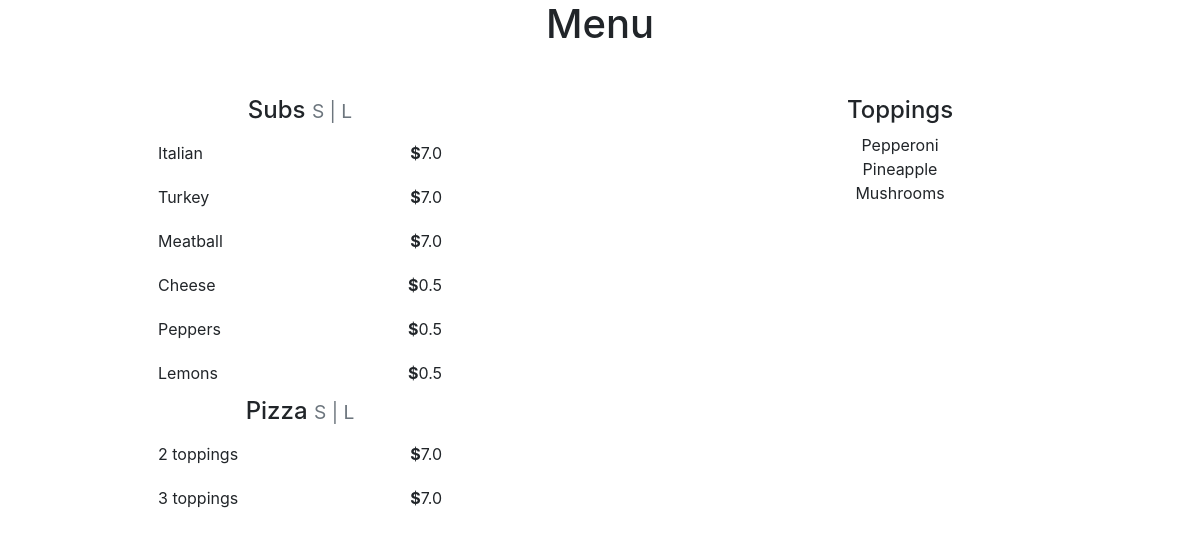
The app's page / (signed in) with its own data.
### orders/models.py (models this page shows, shortened)
class Category(models.Model):
    name = models.CharField(max_length=100)
    class Meta:
        managed = True

class Type(models.Model):
    ZERO = 0
    ONE = 1
    TWO = 2
    THREE = 3
    FOUR = 4
    TOPPING_NUMBER = (
        (ZERO, 'Zero'),
        (ONE, 'One'),
        (TWO, 'Two'),
        (THREE, 'Three'),
        (FOUR, 'Four'),
    )
    name = models.CharField(max_length=200)
    category = models.ForeignKey(Category, on_delete=models.CASCADE, related_name="type")
    topping_number_allowed = models.IntegerField(choices=TOPPING_NUMBER, default=ZERO)
    class Meta:
        managed = True

class Extra(models.Model):
    name = models.CharField(max_length=100)
    sub = models.ManyToManyField(Type, blank=True,through='S_Membership', related_name='extras')
    price = models.DecimalField(max_digits=10, decimal_places=2)
    class Meta:
        managed = True

class Topping(models.Model):
    name = models.CharField(max_length=100)
    pizza = models.ManyToManyField(Type, through='P_Membership', related_name='toppings')
    class Meta:
        managed = True

### orders/views.py (the view)
# urls.py: path("", views.index, name="index"),
def index(request):
    if not request.user.is_authenticated:
        return render(request, "users/login.html", {"message": None})
    menu = {}
    toppings_dict = {}
    extras_dict = {}
    types = Type.objects.all()
    categories = Category.objects.all()
    extras = Extra.objects.all()
    toppings = Topping.objects.all()
    for cat in categories:
            for type in types:
                if type.category == cat:
                    menu.setdefault(cat.name, {}).setdefault(type.name, {})["id"] = type.id
                    try:
                        menu[cat.name][type.name]["large_price"] = float(type.price.get(size="Large").price)
                    except:
                        print("no price for large")
                    try:
                        menu[cat.name][type.name]["small_price"] = float(type.price.get(size="Small").price)
                    except:
                        print("no price for small")
                    try:
                        menu[cat.name][type.name]["one_price"] = float(type.price.get(size="N/A").price)
                    except:
                        print("no price for n/a")
    for extra in extras:
        extras_dict.setdefault(extra.name, {})["id"] = extra.id
        extras_dict[extra.name]["price"] = float(extra.price)
    for topping in toppings:
        toppings_dict[topping.name] = topping.id
    context = {
        "menu": menu,
        "extras": extras_dict,
        "toppings": toppings_dict
    }
    return render(request, "orders/menu.html", context)

### orders/templates/orders/menu.html (shortened to what this page needs)
{% extends "orders/base.html" %}
{% block body %}
<div>
     <h1 class="m-auto" style="text-align:center">Menu</h1>
</div>
<div class="d-flex justify-content-around">
     <div class="mt-5 w-25 d-flex flex-column">
            {% for key, values in menu.items %}
                    <div class="align-self-center">
                            <h4>{{key}}  <small class="text-muted">S | L</small>
                            </h4>
                    </div>
                    <div class="list-group">
                    {% for k,v in values.items %}
                        <div class="d-flex flex-row mb-1">
                            <div class="mr-auto p-2">
                                {{k}}
                            </div>
                            {% if v.small_price %}
                                <div class="p-2"><b>$</b>{{v.small_price}}</div>
                            {% endif %}
                        </div>
                    {% endfor %}
                    {% if key == "Subs" %}
                         {% for k,v in extras.items %}
                            <div class="d-flex flex-row mb-1">
                                <div class="mr-auto p-2">{{k}}</div>
                                <div class="p-2"><b>$</b>{{v.price}}</div>
                            </div>
                         {% endfor %}
                    {% endif %}
                    </div>
            {% endfor %}
     </div>
     <div class="mt-5 w-25 d-flex flex-column">
          <div class="align-self-center">
              <h4>Toppings</h4>
          </div>
         {% for key, values in toppings.items %}
            <div class="align-self-center">{{key}}</div>
         {% endfor %}
     </div>
</div>
{% endblock %}

### orders/templates/orders/base.html (shortened to what this page needs)
<!DOCTYPE html>
<html>
    <head>
        <link rel="stylesheet" href="https://maxcdn.bootstrapcdn.com/bootstrap/4.0.0-beta.3/css/bootstrap.min.css">
    </head>
    <body>
        {% block body %}
        {% endblock %}
    </body>
</html>

### records on screen
Category: menu "Subs"
Type: values "Italian"
Type: values "Turkey"
Type: values "Meatball"
Extra: extras "Cheese"
Extra: extras "Peppers"
Extra: extras "Lemons"
Category: menu "Pizza"
Type: values "2 toppings"
Type: values "3 toppings"
Topping: toppings "Pepperoni"
Topping: toppings "Pineapple"
Topping: toppings "Mushrooms"

### other values on screen
{{ v.small_price }} "7.0" "7.0" "7.0" "7.0" "7.0"
{{ v.price }} "0.5" "0.5" "0.5"
